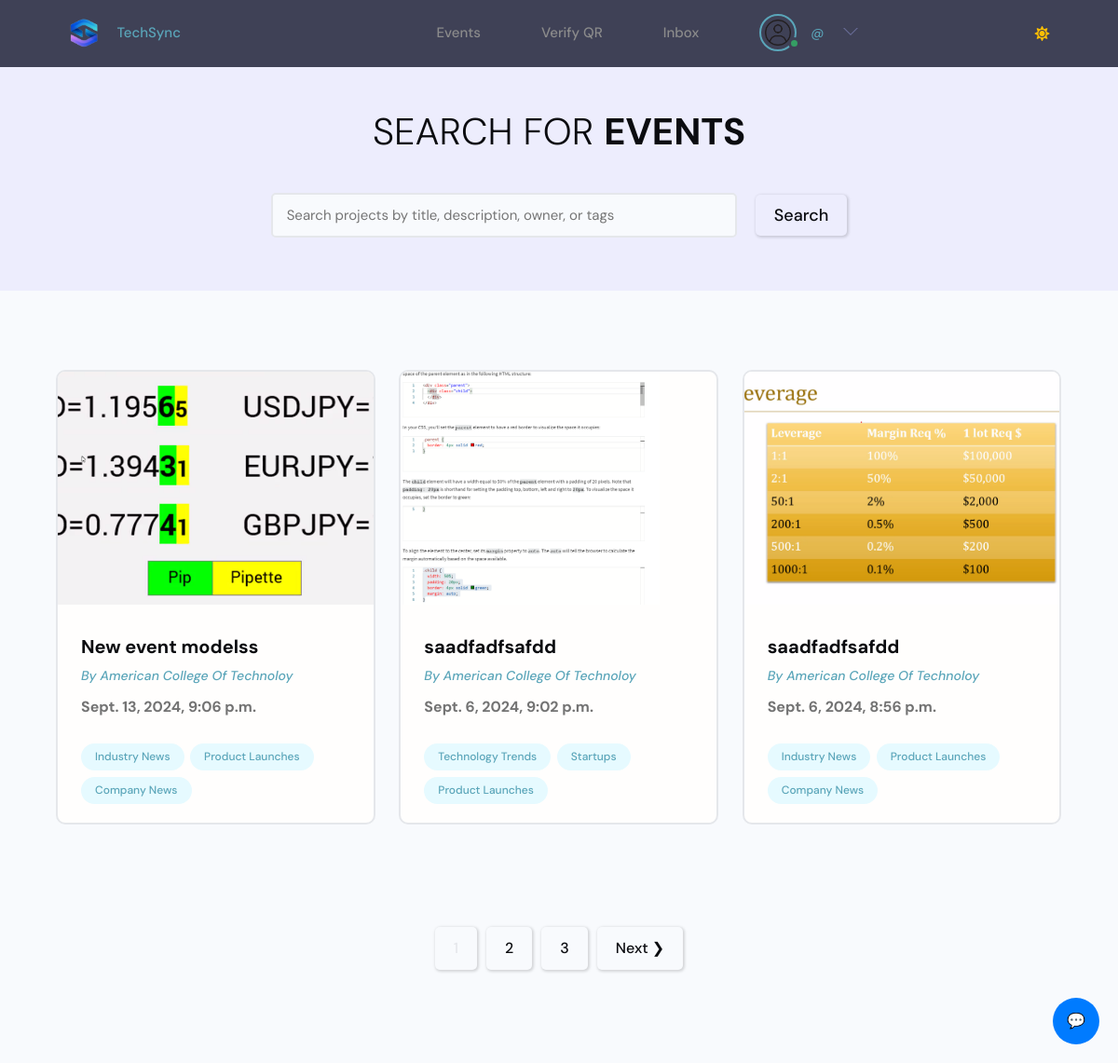
/event/ (signed in), run on the app's committed database.
### users/models.py (models this page shows, shortened)
class EventOrganizer(models.Model):
    id = models.UUIDField(default=uuid.uuid4, primary_key=True, unique=True, editable=False)
    user = models.OneToOneField(User, on_delete=models.CASCADE)
    name = models.CharField(max_length=200, blank=True,null=True)
    username = models.CharField(max_length=200, blank=True,null=True,unique=True)
    contact_email = models.EmailField()
    contact_phone = models.CharField(max_length=20, blank=True, null=True)
    address = models.CharField(max_length=255, blank=True, null=True)
    website = models.URLField(blank=True, null=True)
    bio = models.TextField(blank=True, null=True)
    profile_image = models.ImageField(null=True, blank=True, upload_to='organizers', default='default_profile.png')
    verified = models.BooleanField(default=False)
    twitter_link = models.CharField(max_length=200, blank=True, null=True)
    linkedin_link = models.CharField(max_length=200, blank=True, null=True)
    facebook_link = models.CharField(max_length=200, blank=True, null=True)
    more_link = models.CharField(max_length=200, blank=True, null=True)
    status = models.BooleanField(default=True)#false to deactivate/delete
    created_at = models.DateTimeField(auto_now_add=True)

### event/models.py (models this page shows, shortened)
class Event(models.Model):
    LOCATION_CHOICES = [
        ('VENUE', 'Venue'),
        ('ONLINE', 'Online'),
    ]
    id = models.UUIDField(default=uuid.uuid4, primary_key=True, unique=True, editable=False)
    title = models.CharField(max_length=255)
    description = RichTextField()
    date = models.DateTimeField()
    end_date = models.DateTimeField(blank=True, null=True)
    location_type = models.CharField(max_length=6, choices=LOCATION_CHOICES, default='VENUE')
    location = models.CharField(max_length=255, blank=True, null=True)
    venue_name = models.CharField(max_length=255, blank=True, null=True)
    place = models.CharField(max_length=255, blank=True, null=True)
    organizer = models.ForeignKey(EventOrganizer, on_delete=models.CASCADE)
    category = models.ManyToManyField(EventCategory, blank=True)
    event_image = models.ImageField(upload_to='events', default='default_event.png')
    attendees = models.ManyToManyField(User, through='EventRegistration', related_name='attending_events')
    attendees_limit = models.PositiveIntegerField(default=10)
    speakers = models.ManyToManyField(Profile, blank=True, related_name='speaking_events')
    created_at = models.DateTimeField(auto_now_add=True)
    updated_at = models.DateTimeField(auto_now=True)
    verified_by = models.ForeignKey(EventModerator, on_delete=models.SET_NULL, null=True, blank=True, related_name='verified_events')
    is_verified = models.BooleanField(default=False)
    class Meta:
        ordering = ['-created_at']

class EventCategory(models.Model):
    id = models.UUIDField(default=uuid.uuid4, primary_key=True, unique=True, editable=False)
    name = models.CharField(max_length=200, unique=True)
    description = models.TextField(blank=True, null=True)

### event/views.py (the view)
# urls.py: path('', views.events, name='events'),
def events(request):
    search_query = request.GET.get('search_query', '')
    events = get_event_search_results(search_query)
    custom_range, events = paginateEvents(request, events,3 )
    context = {
        'events': events,
        'search_query': search_query,
        'custom_range': custom_range,
    }
    return render(request, 'event/events.html', context)

### event/utils.py (called while the page is built)
def paginateEvents(request, events, results):
    page = request.GET.get('page')
    paginator = Paginator(events, results)
    try:
        events = paginator.page(page)
    except PageNotAnInteger:
        page = 1
        events = paginator.page(page)
    except EmptyPage:
        page = paginator.num_pages
        events = paginator.page(page)
    leftIndex = (int(page) - 4)
    if leftIndex < 1:
        leftIndex = 1
    rightIndex = (int(page) + 5)
    if rightIndex > paginator.num_pages:
        rightIndex = paginator.num_pages + 1
    custom_range = range(leftIndex, rightIndex)
    return custom_range, events

def get_event_search_results(search_query):
    if search_query:
        events = Event.objects.distinct().filter(
            Q(title__icontains=search_query) |
            Q(category__name__icontains=search_query) |
            Q(organizer__name__icontains=search_query) |
            Q(speakers__name__icontains=search_query)
        )
    else:
        events = Event.objects.all()
    return events

### techsync/context_processors.py (called while the page is built)
def navbar_data(request):
    profile = event_organizer = event_moderator = None
    if request.user.is_authenticated:
        if hasattr(request.user, 'profile'):
            profile = request.user.profile
        if hasattr(request.user, 'eventorganizer'):
            event_organizer = request.user.eventorganizer
        if hasattr(request.user, 'eventmoderator'):
            event_moderator = request.user.eventmoderator
    return {
        'profile': profile,
        'event_organizer': event_organizer,
        'event_moderator': event_moderator,
    }

### templates/event/events.html (shortened to what this page needs)
{% extends "main/main.html" %}
{% block content %}
  <main class="projects">
    <section class="hero-section text-center">
      <div class="container container--narrow">
        <div class="hero-section__box">
          <h2>Search for <span>Events</span></h2>
        </div>
        <div class="hero-section__search">
          <form id='searchForm' class="form" action="{% url 'events'%}" method="get">
            <div class="form__field">
              <input class="input input--text" id="formInput#search" type="text" name="search_query"
              placeholder="Search projects by title, description, owner, or tags" value="{{ search_query }}" />
            </div>
            <input class="btn btn--sub btn--lg" type="submit" value="Search" />
          </form>
        </div>
      </div>
    </section>
    <section class="projectsList">
      <div class="container">
        <div class="grid grid--three">
          {% for event in events %}
            <div class="column">
              <div class="card project">
                <a href="{% url 'event-detail' event.pk %}" class="project">
                  <img class="project__thumbnail" src="{{event.event_image.url}}" alt="event thumbnail" />
                  <div class="card__body">
                    <h3 class="project__title">{{ event.title|truncatechars:30 }}</h3>
                    {% if event.organizer %}
                      <p><a class="project__author" href="{% url 'organizer-profile' event.organizer.pk %}">By {{event.organizer.name}}</a></p>
                    {% else %}
                      <p class="project__author">By Anonymous</p>
                    {% endif %}
                    <p class="project--rating">
                        <span style="font-weight: bold;">{{ event.date }}
                    </p>
                    <div class="project__tags">
                      {% for tag in event.category.all %}
                        <span class="tag tag--pill tag--main">
                          <small>{{ tag.name }}</small>
                        </span>
                      {% endfor %}
                    </div>
                  </div>
                </div>
              </div>
          {% endfor %}
        </div>
      </div>
    </section>
    {% include 'main/pagination.html' with queryset=events custom_range=custom_range %}
{% endblock %}

### templates/main/navbar.html (shortened to what this page needs)
{% load static %}
<header class="header">
        <div class="container container--narrow">
                <a href="{% url 'projects'%}" class="header__logo">
                        <img src="{% static 'images/logo.png' %}" alt="Techsync Logo" />TechSync
                </a>
                <nav class="header__nav header__menu">
                        {% if request.user.is_event_organizer %}
                        <ul class="header__menu">
                            <li class="header__menuItem"><a href="{% url 'events' %}">Events</a></li>
                            {% if request.user.is_authenticated %}
                            <li class="header__menuItem"><a  href="{% url 'scan-qr-code' %}">Verify QR</a></li>
                            <li class="header__menuItem"><a  href="{% url 'user-chatrooms' %}">Inbox</a></li>
                            {% else %}
                            <li class="header__menuItem"><a href="{% url 'login' %}" class="btn btn--sub">Login/Sign Up</a></li>
                            {% endif %}
                            {% if request.user.is_authenticated %}
                            <li class="header__menuItem">
                                    <div class="header__user">
                                            <a href="{% url 'organization-account'%}">
                                                <div class="avatar avatar--medium active">
                                                    <img src="{{ event_organizer.profile_image.url }}" />
                                                </div>
                                                <p> <span>@{{profile.username}}</span></p>
                                            </a>
                                            <button class="dropdown-button">
                                                <svg version="1.1" xmlns="http://www.w3.org/2000/svg" width="32" height="32" viewBox="0 0 32 32">
                                                    <title>chevron-down</title>
                                                    <path d="M16 21l-13-13h-3l16 16 16-16h-3l-13 13z"></path>
                                                </svg>
                                            </button>
                                        </div>
                            </li>
                            {% endif %}
                        </ul>
                        {% endif %}
                </nav>
                <span id="mode-icon" class="fas fa-sun"></span>
        </div>
</header>
<link rel="stylesheet" href="{% static 'uikit/styles/modules/_variables.css' %}" id="theme-css">

### static/styles/langauge.css (style rules this page uses)
:root { --li4-color-primary-hsl: 250, 84%, 54%; --li4-color-bg-hsl: 0, 0%, 100%; --li4-color-contrast-high-hsl: 230, 7%, 23%; --li4-color-contrast-higher-hsl: 230, 13%, 9%; --li4-color-bg-light-hsl: 0, 0%, 100%; --li4-color-white-hsl: 0, 0%, 100%; --li4-color-bg-dark-hsl: 240, 4%, 95%; --li4-color-bg-lighter-hsl: 0, 0%, 100%; --li4-color-black-hsl: 230, 13%, 9%; --li4-space-3xs: 0.25rem; --li4-space-2xs: 0.375rem; --li4-space-xs: 0.5rem; --li4-space-sm: 0.75rem; }
@media (min-width: 64rem) { :root { --li4-space-3xs: 0.375rem; --li4-space-2xs: 0.5625rem; --li4-space-xs: 0.75rem; --li4-space-sm: 1.125rem; } }
:root { --picker-vertical-gap: 4px; }

### static/styles/app.css (style rules this page uses)
:root { --color-sub: #0b0c10; }
.btn--sub { background-color: var(--color-sub-light); }
.card { border: 2px solid var(--color-light); }
img { width: 100%; }
.header { position: sticky; z-index: 111; background-color: var(--color-sub); padding: 1.5rem 0; }
.header > .container { display: flex; justify-content: space-between; align-items: center; }
.header__logo > img { height: 3.8rem; }
.header__nav > ul { display: inline-flex; align-items: center; list-style: none; gap: 6.5rem; }
.header__menuItem > a { color: var(--color-light); font-weight: 300; }
.hero-section { height: 40vh; display: flex; align-items: center; background-color: var(--color-sub); }
.hero-section__box { margin-bottom: 4rem; }
.hero-section__box > h2, .hero-section__box > h2 > span { font-size: 4rem; color: var(--color-light); line-height: 1.3; text-transform: uppercase; }
.hero-section__box > h2 { font-weight: 300; }
.hero-section__box > h2 > span { font-weight: 700; }
.hero-section__search > .form { display: flex; align-items: center; justify-content: center; gap: 2rem; }
.hero-section__search > .form input.input--text { width: 50rem; }
.project__author { font-size: 1.4rem; font-style: italic; }
.project--rating { margin-bottom: 1.6em; margin-top: .5em; }
.projects > .hero-section { background: var(--color-sub-lighter); height: 30vh; }
.projects .hero-section__box { margin-bottom: 2.5rem; }
.projects .hero-section__box > h2 { color: var(--color-sub); }
.projects .hero-section__box > h2 > span { font-weight: 700; color: var(--color-sub); }
.projectsList { margin-top: 8rem; }
.project__thumbnail { height: 25rem; object-fit: cover; object-position: top center; }
.project__title { font-size: 2rem; font-weight: 700; color: var(--color-sub); }

### static/uikit/styles/modules/_variables.css (style rules this page uses)
:root { --color-main: #5aa5b9; --color-main-light: #e6faff; --color-sub: #0b0c10; --color-sub-light: #51546e; --color-sub-lighter: #ededfd; --color-text: #737373; --color-gray: #8b8b8b; --color-light: #e5e7eb; --color-light-gray: #767676; --color-bg: #f8fafd; --color-white: #fffefd; --color-white-light: #f3f3f3; --color-success: #359e64; --color-success-bg: #def8e8; --color-error: #fc4b0b; --color-error-bg: #fff2ee; --font-base: 'Poppins', arial, helvetica, 'Segoe UI', roboto, ubuntu, sans-serif; --font-monospace: 'Fira Code', 'Courier New', courier, monospace; --font-regular: 300; --font-medium: 500; --font-bold: 700; --generic-shadow: 1px 1px 5px #00000010; --generic-transition: all 0.3s ease-in-out; --color-btn-text: #0b0c10; }

### static/uikit/styles/modules/_base.css (style rules this page uses)
* { margin: 0; padding: 0; box-sizing: border-box; text-rendering: optimizeLegibility; color: inherit; font-size: inherit; }
html { font-size: 50%; }
@media only screen and (min-width: 480px) { html { font-size: 56.25%; } }
@media only screen and (min-width: 1200px) { html { font-size: 62.5%; } }
body { line-height: 1.6; font-weight: 400; font-size: 1.5rem; color: var(--color-text); background-color: var(--color-bg); min-height: 100vh; }

### static/uikit/styles/modules/_typography.css (style rules this page uses)
* { font-family: var(--font-base); }
h2 { font-size: 3.6rem; font-weight: var(--font-bold); }
h3 { font-size: 3.2rem; font-weight: var(--font-medium); }
p, span, strong { font-size: 1.6rem; color: var(--color-text); font-weight: var(--font-regular); }
a { padding-bottom: 2px; text-decoration: none; display: inline-block; color: var(--color-main); font-weight: var(--font-medium); }

### static/uikit/styles/modules/_utilities.css (style rules this page uses)
.container { width: 92%; max-width: 165rem; margin: 0 auto; box-sizing: border-box; }
.container--narrow { width: 92%; max-width: 120rem; }
@media screen and (min-width: 1000px) { .container { width: 90%; } }
@media screen and (min-width: 1000px) { .container--narrow { width: 85%; } }
@media screen and (min-width: 1200px) { .container { width: 80%; } }
@media screen and (min-width: 1200px) { .container--narrow { width: 72%; } }
.text-center { text-align: center; }

### templates/main/navbar.html (style rules this page uses)
.fa-sun { color: #ffbf00; }
.header__menu { position: relative; z-index: 1000; }

### data on the page
EventOrganizer: profile_image (placeholder picture)
Event: event_image (picture), title "New event modelss", organizer.name "American College Of Technoloy", date "Sept. 13, 2024, 9:06 p.m."
EventCategory: name "Industry News"
EventCategory: name "Product Launches"
EventCategory: name "Company News"
Event: event_image (picture), title "saadfadfsafdd", organizer.name "American College Of Technoloy", date "Sept. 6, 2024, 9:02 p.m."
EventCategory: name "Technology Trends"
EventCategory: name "Startups"
Event: event_image (picture), title "saadfadfsafdd", organizer.name "American College Of Technoloy", date "Sept. 6, 2024, 8:56 p.m."

### other printed values
{{ page }} "2" "3"
